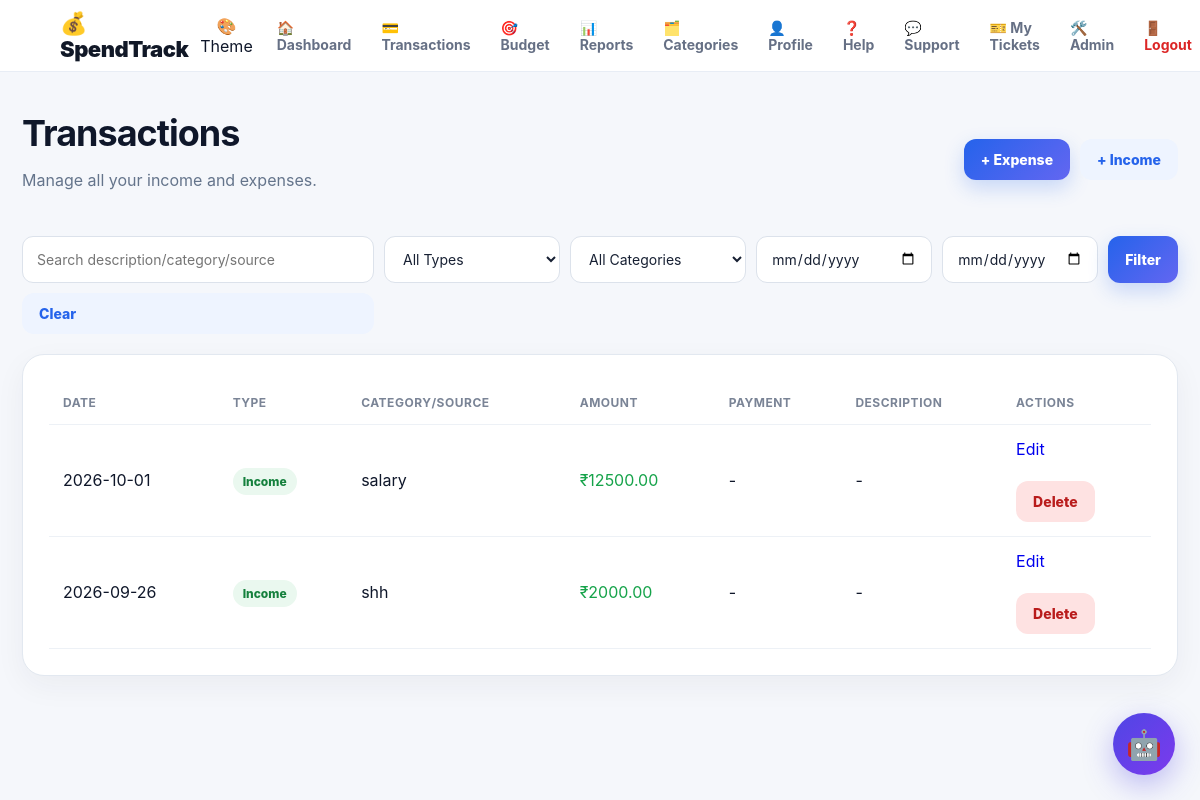
The page /transactions (signed in) on the database its author committed.
### tables this page shows
CREATE TABLE transactions (
        id INTEGER PRIMARY KEY AUTOINCREMENT, user_id INTEGER NOT NULL,
        type TEXT NOT NULL, amount REAL NOT NULL, category TEXT,
        source TEXT, payment_method TEXT, description TEXT,
        transaction_date TEXT NOT NULL,
        FOREIGN KEY(user_id) REFERENCES users(id)
    );

### app.py (the view)
@app.route("/transactions")
@login_required
def transactions():
    q=request.args.get("q","").strip(); typ=request.args.get("type",""); cat=request.args.get("category","")
    sql="SELECT * FROM transactions WHERE user_id=?"; p=[session["user_id"]]
    if q: sql+=" AND (description LIKE ? OR source LIKE ? OR category LIKE ?)"; like=f"%{q}%"; p += [like,like,like]
    if typ in ("income","expense"): sql+=" AND type=?"; p.append(typ)
    if cat: sql+=" AND category=?"; p.append(cat)
    sql+=" ORDER BY transaction_date DESC,id DESC"; conn=get_db(); rows=conn.execute(sql,p).fetchall(); conn.close()
    return render_template("transactions.html",transactions=rows,q=q,type_filter=typ,selected_category=cat)

### app.py (called while the page is built)
def get_db():
    conn = sqlite3.connect(DATABASE)
    conn.row_factory = sqlite3.Row
    return conn

def login_required(f):
    @wraps(f)
    def decorated_function(*args, **kwargs):
        if "user_id" not in session:
            flash("Please login first.", "error")
            return redirect(url_for("login"))
        return f(*args, **kwargs)
    return decorated_function

def user_categories(uid):
    if not uid: return CATEGORIES
    conn=get_db(); rows=conn.execute("SELECT name FROM categories WHERE user_id=? ORDER BY name",(uid,)).fetchall(); conn.close()
    return [r["name"] for r in rows] or CATEGORIES

@app.context_processor
def globals():
    return {"categories":user_categories(session.get("user_id")),"payment_methods":PAYMENT_METHODS,"month_names":MONTH_NAMES,"logged_in":"user_id" in session}

### templates/transactions.html (shortened to what this page needs)
{% extends "base.html" %}{% block title %}Transactions{% endblock %}
{% block content %}
<main class="container">
<div class="hero"><div><h1>Transactions</h1><p class="muted">Manage all your income and expenses.</p></div>
<div class="quick"><a class="primary" href="{{url_for('add_expense')}}">+ Expense</a><a class="secondary" href="{{url_for('add_income')}}">+ Income</a></div></div>
<form class="filters">
<input name="q" value="{{q}}" placeholder="Search description/category/source">
<select name="type"><option value="">All Types</option></select>
<select name="category"><option value="">All Categories</option>{% for c in categories %}<option value="{{c}}" {% if selected_category==c %}selected{% endif %}>{{c}}</option>{% endfor %}</select>
<input type="date" name="start" value="{{start}}"><input type="date" name="end" value="{{end}}">
<button class="primary">Filter</button><a class="secondary" href="{{url_for('transactions')}}">Clear</a>
</form>
<section class="panel tablewrap"><table><thead><tr><th>Date</th><th>Type</th><th>Category/Source</th><th>Amount</th><th>Payment</th><th>Description</th><th>Actions</th></tr></thead><tbody>
{% for t in transactions %}
<tr><td>{{t["transaction_date"]}}</td><td><span class="pill {{t['type']}}">{{t["type"]|title}}</span></td><td>{{t["category"] or t["source"]}}</td><td class="{{'green' if t['type']=='income' else 'red'}}">₹{{"%.2f"|format(t["amount"])}}</td><td>{{t["payment_method"] or "-"}}</td><td>{{t["description"] or "-"}}</td><td class="rowactions"><a href="{{url_for('edit_transaction',tid=t['id'])}}">Edit</a><form method="post" action="{{url_for('delete_transaction',tid=t['id'])}}" onsubmit="return confirm('Delete this transaction?')"><button class="delete">Delete</button></form></td></tr>
{% else %}<tr><td colspan="7" class="empty">No transactions found.</td></tr>{% endfor %}
</tbody></table></section>
</main>
{% endblock %}

### static/style.css (style rules this page uses)
* { box-sizing: border-box; }
html { scroll-behavior: smooth; }
body { margin: 0; font-family: Inter, Arial, sans-serif; background: #f4f7fb; color: #172033; }
a { text-decoration: none; }
button, input, select, textarea { font-family: inherit; }
.container { max-width: 1250px; margin: auto; padding: 42px 22px; }
.hero { display: flex; justify-content: space-between; align-items: center; gap: 25px; margin-bottom: 30px; }
.hero h1 { font-size: 36px; line-height: 1.1; margin: 0 0 9px; letter-spacing: -1px; }
.muted { color: #7a8496; }
.quick { display: flex; gap: 10px; }
.primary, .secondary, .delete, .action { border: 0; border-radius: 12px; padding: 12px 17px; font-weight: 800; cursor: pointer; font-size: 14px; transition: 0.2s ease; }
.primary { background: linear-gradient(135deg, #2563eb, #6366f1); color: white; box-shadow: 0 8px 20px rgba(37, 99, 235, 0.22); }
.secondary { background: #eef4ff; color: #2563eb; }
.delete { background: #fee2e2; color: #b91c1c; }
.green { color: #16a34a !important; }
.panel { background: white; border: 1px solid #e8edf5; border-radius: 22px; padding: 26px; box-shadow: 0 10px 30px rgba(31, 41, 55, 0.05); }
input, select, textarea { width: 100%; padding: 13px 14px; border: 1px solid #dce2eb; border-radius: 11px; outline: none; background: white; color: #172033; font-size: 14px; transition: 0.2s; }
.tablewrap { overflow-x: auto; }
table { width: 100%; border-collapse: collapse; background: white; }
th, td { text-align: left; padding: 14px; border-bottom: 1px solid #edf1f6; white-space: nowrap; }
th { color: #7a8496; font-size: 12px; text-transform: uppercase; letter-spacing: 0.5px; }
.pill { padding: 6px 10px; border-radius: 30px; font-size: 12px; font-weight: 800; }
.pill.income { background: #eaf8ef; color: #15803d; }
.filters { display: grid; grid-template-columns: 2fr 1fr 1fr 1fr auto auto; gap: 10px; margin-bottom: 20px; }
.panel form { margin-top: 22px; }
button.primary { color: white; }
:root { --bg-color: #f5f7fb; --card-color: #ffffff; --text-color: #0f172a; --muted-color: #64748b; --primary-color: #4f46e5; --border-color: #e2e8f0; }
body { background: var(--bg-color); color: var(--text-color); transition: background 0.3s ease, color 0.3s ease; }
.panel, .authcard, .summary-card, .action-card, .transaction-card { background: var(--card-color); color: var(--text-color); border-color: var(--border-color); }
p, .muted, .auth-subtitle { color: var(--muted-color); }

### rows shown on the page
transactions: transaction_date "2026-10-01", type "Income", source "salary", amount "12500.00", t "-", description "-"
transactions: transaction_date "2026-09-26", type "Income", source "shh", amount "2000.00", t "-", description "-"
